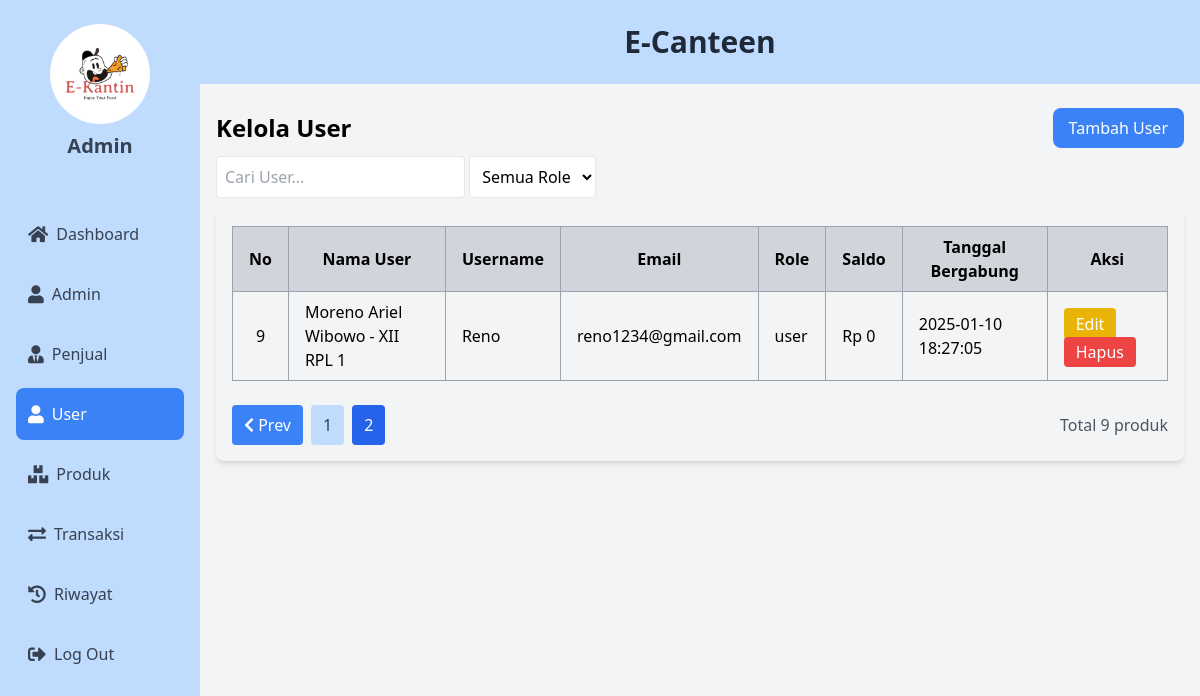
Page /user/user.php?hal=2 on the committed database.
### tables this page shows
CREATE TABLE `user` (
  `id_user` int NOT NULL AUTO_INCREMENT,
  `nama_user` varchar(100) NOT NULL,
  `username` varchar(100) NOT NULL,
  `email` varchar(100) NOT NULL,
  `role` varchar(100) NOT NULL,
  `saldo` decimal(10,2) NOT NULL DEFAULT '0.00',
  `password` varchar(100) NOT NULL,
  `tanggal_bergabung` timestamp NOT NULL DEFAULT CURRENT_TIMESTAMP,
  PRIMARY KEY (`id_user`)
);

### user/user.php (the view, shortened to what this page needs)
<?php
include '../config.php';
$sql = "SELECT * FROM user";
$hal = isset($_GET['hal']) ? (int)$_GET['hal'] : 1;
$batas = 8;
$mulai = ($hal - 1) * $batas;
$total_query = mysqli_query($conn, $sql);
$total_data = mysqli_num_rows($total_query);
$total_halaman = ceil($total_data / $batas);
$sql .= " LIMIT $mulai, $batas";
$query = mysqli_query($conn, $sql);
?>
<!DOCTYPE html>
<html lang="en">
<head>
    <script src="https://cdn.tailwindcss.com"></script>
    <link href="https://cdnjs.cloudflare.com/ajax/libs/font-awesome/5.15.4/css/all.min.css" rel="stylesheet">
</head>
<body class="bg-gray-100">
    <div class="flex flex h-screen overflow-hidden">
        <div class="w-1/6 bg-blue-200">
            <div class="flex flex-col items-center py-6 px-4">
                <div class="flex flex-col items-center mb-6">
                    <img src="../images/WhatsApp Image 2025-01-04 at 10.08.50_8e6a12dc.jpg" alt="Logo" class="rounded-full mb-2" style="height: 100px;">
                    <h1 class="text-xl font-semibold text-gray-700">Admin</h1>
                </div><br>
                <nav class="space-y-2 w-full">
                    <a href="../dashboard/dashboard.php" class="nav-link flex items-center p-3 w-full text-gray-700 hover:bg-blue-500 hover:text-white transition-all duration-300 rounded-lg <?php echo (basename($_SERVER['PHP_SELF']) == 'dashboard.php') ? 'bg-blue-500 text-white' : ''; ?>">
                        <i class="fas fa-home mr-2 text-lg"></i> Dashboard
                    </a>
                    <a href="../admin/admin.php" class="nav-link flex items-center p-3 w-full text-gray-700 hover:bg-blue-500 hover:text-white transition-all duration-300 rounded-lg <?php echo (basename($_SERVER['PHP_SELF']) == 'admin.php') ? 'bg-blue-500 text-white' : ''; ?>">
                        <i class="fas fa-user mr-2 text-lg"></i> Admin
                    </a>
                    <a href="../penjual/penjual.php" class="nav-link flex items-center p-3 w-full text-gray-700 hover:bg-blue-500 hover:text-white transition-all duration-300 rounded-lg <?php echo (basename($_SERVER['PHP_SELF']) == 'penjual.php') ? 'bg-blue-500 text-white' : ''; ?>">
                        <i class="fas fa-user-tie mr-2 text-lg"></i> Penjual
                    </a>
                    <a href="../user/user.php" class="nav-link flex items-center p-3 w-full text-gray-700 hover:bg-blue-500 hover:text-white transition-all duration-300 rounded-lg <?php echo (basename($_SERVER['PHP_SELF']) == 'user.php') ? 'bg-blue-500 text-white' : ''; ?>">
                        <i class="fas fa-user mr-2 text-lg"></i> User
                    </a>
                    <a href="../barang/barang.php" class="nav-link flex items-center p-3 w-full text-gray-700 hover:bg-blue-500 hover:text-white transition-all duration-300 rounded-lg <?php echo (basename($_SERVER['PHP_SELF']) == 'barang.php') ? 'bg-blue-500 text-white' : ''; ?>">
                        <i class="fas fa-boxes mr-2 text-lg"></i> Produk
                    </a>
                    <a href="../transaksi/transaksi.php" class="nav-link flex items-center p-3 w-full text-gray-700 hover:bg-blue-500 hover:text-white transition-all duration-300 rounded-lg <?php echo (basename($_SERVER['PHP_SELF']) == 'transaksi.php') ? 'bg-blue-500 text-white' : ''; ?>">
                        <i class="fas fa-exchange-alt mr-2 text-lg"></i> Transaksi
                    </a>
                    <a href="../riwayat/riwayat.php" class="nav-link flex items-center p-3 w-full text-gray-700 hover:bg-blue-500 hover:text-white transition-all duration-300 rounded-lg <?php echo (basename($_SERVER['PHP_SELF']) == 'riwayat.php') ? 'bg-blue-500 text-white' : ''; ?>">
                        <i class="fas fa-history mr-2 text-lg"></i> Riwayat
                    </a>
                    <a href="../logout.php" class="nav-link flex items-center p-3 w-full text-gray-700 hover:bg-blue-500 hover:text-white transition-all duration-300 rounded-lg">
                        <i class="fas fa-sign-out-alt mr-2 text-lg"></i> Log Out
                    </a>
                </nav>
            </div>
        </div>
        <div class="w-5/6 flex flex-col overflow-hidden">
            <div class="bg-blue-200 text-center text-xl font-bold text-black py-6 border-b-3 border-blue-400">
                <h1 class="text-3xl font-bold text-gray-800">E-Canteen</h1>
            </div>
            <div class="flex-1 p-4">
                <div class="flex justify-between items-center py-2">
                    <h1 class="text-2xl font-semibold">Kelola User</h1>
                    <button onclick="toggleModal('add')"
                            class="bg-blue-500 text-white py-2 px-4 rounded-lg hover:bg-blue-600">
                        Tambah User
                    </button>
                </div>
                <div class="mb-3">
                    <input type="text" id="searchInput" class="search-input form-control p-2 border rounded" placeholder="Cari User...">
                    <select id="roleFilter" name="roleFilter" class="p-2 border rounded bg-white" onchange="applyFilter()">
                        <option value="">Semua Role</option>
                    </select>
                </div>
                <div class="card shadow-md rounded-lg overflow-hidden">
                    <div class="card-body p-4">
                        <div class="overflow-x-auto">
                            <table class="min-w-full table-auto border-collapse">
                                <thead>
                                    <tr class="bg-gray-300 text-center">
                                        <th class="px-4 py-2 border border-gray-400">No</th>
                                        <th class="px-4 py-2 border border-gray-400">Nama User</th>
                                        <th class="px-4 py-2 border border-gray-400">Username</th>
                                        <th class="px-4 py-2 border border-gray-400">Email</th>
                                        <th class="px-4 py-2 border border-gray-400">Role</th>
                                        <th class="px-4 py-2 border border-gray-400">Saldo</th>
                                        <th class="px-4 py-2 border border-gray-400">Tanggal Bergabung</th>
                                        <th class="px-4 py-2 border border-gray-400">Aksi</th>
                                    </tr>
                                </thead>
                                <tbody>
                                    <?php
                                    $no = $mulai + 1;
                                    while ($row = mysqli_fetch_array($query)) {
                                        echo '<tr>
                                            <td class="px-4 py-2 text-center border border-gray-400">' . $no . '</td>
                                            <td class="px-4 py-2 border border-gray-400">' . htmlspecialchars($row['nama_user']) . '</td>
                                            <td class="px-4 py-2 border border-gray-400">' . htmlspecialchars($row['username']) . '</td>
                                            <td class="px-4 py-2 border border-gray-400">' . htmlspecialchars($row['email']) . '</td>
                                            <td class="px-4 py-2 border border-gray-400">' . htmlspecialchars($row['role']) . '</td>
                                            <td class="px-4 py-2 border border-gray-400">Rp ' . number_format($row['saldo'], 0, ',', '.') . '</td>
                                            <td class="px-4 py-2 border border-gray-400">' . htmlspecialchars($row['tanggal_bergabung']) . '</td>
                                            <td class="px-4 py-2 border border-gray-400">
                                                <button onclick="openEditModal(
                                                    \'' . $row['id_user'] . '\',
                                                    \'' . htmlspecialchars($row['nama_user'], ENT_QUOTES) . '\',
                                                    \'' . htmlspecialchars($row['username'], ENT_QUOTES) . '\',
                                                    \'' . htmlspecialchars($row['email'], ENT_QUOTES) . '\',
                                                    \'' . htmlspecialchars($row['role'], ENT_QUOTES) . '\',
                                                    \'' . $row['saldo'] . '\'
                                                )" class="bg-yellow-500 text-white px-3 py-1 rounded hover:bg-yellow-600">
                                                    Edit
                                                </button>
                                                <a onclick="openDeleteModal(' . $row['id_user'] . ')"
                                                        class="bg-red-500 text-white px-3 py-1 rounded hover:bg-red-600">
                                                    Hapus
                                                </a>
                                            </td>
                                        </tr>';
                                        $no++;
                                    }
                                    ?>
                                </tbody>
                            </table>
                        </div>
                    <div class="mt-6 flex justify-between items-center">
                            <div class="flex items-center space-x-2">
                                <?php
                                if ($hal > 1) {
                                    echo "<a href='?hal=" . ($hal - 1) . "' class='px-3 py-2 bg-blue-500 text-white rounded hover:bg-blue-600'>
                                            <i class='fas fa-chevron-left'></i> Prev
                                        </a>";
                                }
                                $start_page = max(1, min($hal - 1, $total_halaman - 2));
                                $end_page = min($start_page + 2, $total_halaman);
                                if ($end_page - $start_page < 2) {
                                    $start_page = max(1, $end_page - 2);
                                }
                                for ($i = $start_page; $i <= $end_page; $i++) {
                                    $activeClass = $i == $hal ? 'bg-blue-600 text-white' : 'bg-blue-200 text-gray-700 hover:bg-blue-500 hover:text-white';
                                    echo "<a href='?hal=$i' class='px-3 py-2 rounded $activeClass'>$i</a>";
                                }
                                ?>
                            </div>
                            <div class="text-gray-600">
                                Total <?php echo $total_data; ?> produk
                            </div>
                        </div>
                    </div>
                </div>
            </div>
        </div>
    </div>
</body>
</html>

### user/user.php (style rules this page uses)
.search-input { max-width: 250px; }

### rows in the picture
user: nama_user "Moreno Ariel Wibowo - XII RPL 1", username "Reno", email "reno1234@gmail.com", role "user", saldo "0", tanggal_bergabung "2025-01-10 18:27:05"

### other values in the picture
$total_data "9"
